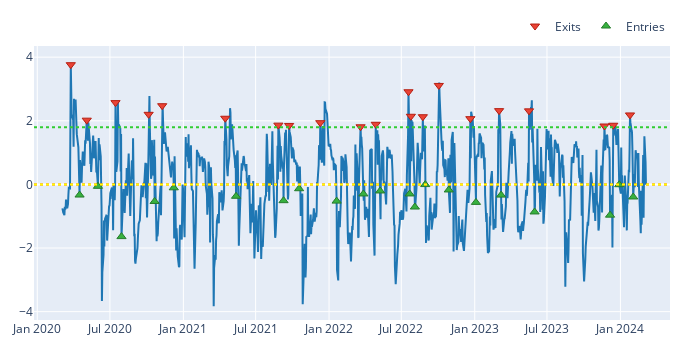

Here is the notebook cell this chart was saved with:
### Code cell
# Visualize short entries and exists
fig = zscore.vbt.plot()
clean_short_entries.vbt.signals.plot_as_exits(zscore, fig=fig)
clean_short_exits.vbt.signals.plot_as_entries(zscore, fig=fig)
fig.add_hline(y=short_exit, line_color="orangered", line_dash="dot")
fig.add_hline(y=0, line_color="yellow", line_dash="dot")
fig.add_hline(y=short_entry, line_color="limegreen", line_dash="dot")
fig.show()

### Figure 1 — Plotly figure (JSON) as saved in the notebook; plotly's stock layout.template omitted (floating-point values rounded to 4 significant figures; data arrays with more than 128 entries replaced by an {"elided": "..."} marker saying what was removed)
{"data": [{"showlegend": false, "type": "scatter", "uid": "036eb6c0-4eb7-484b-8c2c-af075e3e887e", "x": {"elided": "1050 str values"}, "y": {"elided": "1050 float values"}}, {"marker": {"color": "#EA4335", "line": {"color": "rgb(181,31,18)", "width": 1}, "size": 8, "symbol": "triangle-down"}, "mode": "markers", "name": "Exits", "showlegend": true, "type": "scatter", "uid": "cc1dcec7-9ea2-430a-9887-281eb1df8a02", "x": ["2020-03-25T00:00:00-04:00", "2020-05-04T00:00:00-04:00", "2020-07-15T00:00:00-04:00", "2020-10-06T00:00:00-04:00", "2020-11-09T00:00:00-05:00", "2021-04-16T00:00:00-04:00", "2021-08-27T00:00:00-04:00", "2021-09-23T00:00:00-04:00", "2021-12-10T00:00:00-05:00", "2022-03-21T00:00:00-04:00", "2022-04-28T00:00:00-04:00", "2022-07-19T00:00:00-04:00", "2022-07-25T00:00:00-04:00", "2022-08-24T00:00:00-04:00", "2022-10-03T00:00:00-04:00", "2022-12-21T00:00:00-05:00", "2023-03-03T00:00:00-05:00", "2023-05-17T00:00:00-04:00", "2023-11-22T00:00:00-05:00", "2023-12-14T00:00:00-05:00", "2024-01-25T00:00:00-05:00"], "y": [3.763, 2.019, 2.571, 2.203, 2.474, 2.08, 1.863, 1.854, 1.941, 1.811, 1.89, 2.913, 2.142, 2.128, 3.111, 2.066, 2.319, 2.312, 1.836, 1.859, 2.184]}, {"marker": {"color": "#37B13F", "line": {"color": "rgb(38,123,44)", "width": 1}, "size": 8, "symbol": "triangle-up"}, "mode": "markers", "name": "Entries", "showlegend": true, "type": "scatter", "uid": "2325d7bd-97d7-4da6-8139-fa3c459c64ec", "x": ["2020-04-16T00:00:00-04:00", "2020-06-01T00:00:00-04:00", "2020-07-30T00:00:00-04:00", "2020-10-21T00:00:00-04:00", "2020-12-08T00:00:00-05:00", "2021-05-13T00:00:00-04:00", "2021-09-09T00:00:00-04:00", "2021-10-18T00:00:00-04:00", "2022-01-20T00:00:00-05:00", "2022-03-28T00:00:00-04:00", "2022-05-09T00:00:00-04:00", "2022-07-22T00:00:00-04:00", "2022-08-04T00:00:00-04:00", "2022-08-30T00:00:00-04:00", "2022-10-28T00:00:00-04:00", "2023-01-04T00:00:00-05:00", "2023-03-08T00:00:00-05:00", "2023-05-31T00:00:00-04:00", "2023-12-06T00:00:00-05:00", "2023-12-29T00:00:00-05:00", "2024-02-02T00:00:00-05:00"], "y": [-0.3343, -0.06014, -1.641, -0.5363, -0.1073, -0.3732, -0.5114, -0.1357, -0.5251, -0.3004, -0.2064, -0.2996, -0.7112, -0.005105, -0.1745, -0.5653, -0.336, -0.8661, -0.9664, -0.008784, -0.3955]}], "layout": {"height": 350, "legend": {"orientation": "h", "traceorder": "normal", "x": 1, "xanchor": "right", "y": 1.02, "yanchor": "bottom"}, "margin": {"b": 30, "l": 30, "r": 30, "t": 30}, "shapes": [{"line": {"color": "orangered", "dash": "dot"}, "type": "line", "x0": 0, "x1": 1, "xref": "x domain", "y0": 0, "y1": 0, "yref": "y"}, {"line": {"color": "yellow", "dash": "dot"}, "type": "line", "x0": 0, "x1": 1, "xref": "x domain", "y0": 0, "y1": 0, "yref": "y"}, {"line": {"color": "limegreen", "dash": "dot"}, "type": "line", "x0": 0, "x1": 1, "xref": "x domain", "y0": 1.8, "y1": 1.8, "yref": "y"}], "width": 700}}
